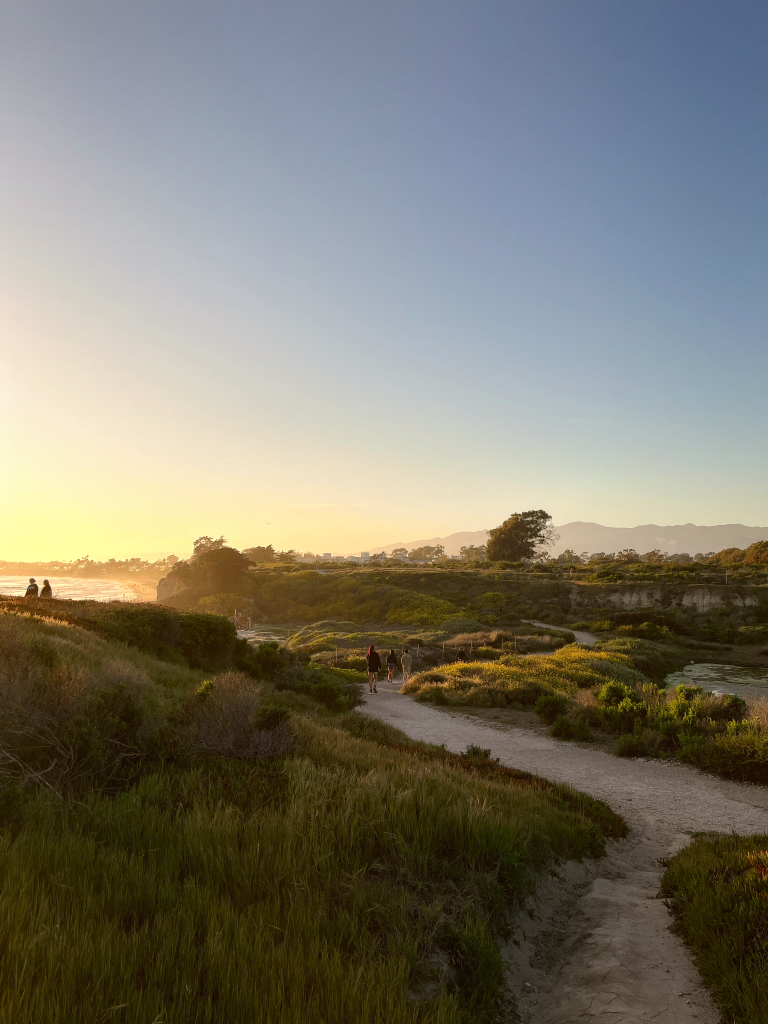
#> input picture outputs/output.png, 1536 x 2048 px (shown at 1/2 size)
$ python lookalign_mvp.py --source ../outputs/output.png --reference ../outputs/output.png --output out.png   (older library calls are emulated)
#> lines starting #> are read from the running program, lines starting #| are printed output that depends on the picture
#!/usr/bin/env python3
"""LookAlign MVP: deterministic low-frequency look transfer from reference to source."""

from __future__ import annotations

import argparse
import json
import math
import os
from datetime import datetime
from pathlib import Path
from typing import Any, Dict, List, Optional, Tuple

import numpy as np
from PIL import Image, ImageOps

try:
    import cv2  # type: ignore
except Exception:  # pragma: no cover - exercised only when OpenCV is absent.
    cv2 = None

try:
    from scipy import ndimage
except Exception:  # pragma: no cover - SciPy is expected in the local MVP env.
    ndimage = None

try:
    import torch  # type: ignore
except Exception:  # pragma: no cover - PyTorch is optional for legacy fallback.
    torch = None


EPS = 1e-6
LUMA = np.array([0.2126, 0.7152, 0.0722], dtype=np.float32)


def finite01(arr: np.ndarray) -> np.ndarray:
    arr = np.nan_to_num(arr, nan=0.0, posinf=1.0, neginf=0.0)
    return np.clip(arr, 0.0, 1.0).astype(np.float32, copy=False)


def load_rgb(path: str) -> np.ndarray:
#> called with path = '../outputs/output.png'
    img = Image.open(path)
#> img is the input picture: PIL image 1536x2048 RGB; mean R, G, B 123, 120.2, 108
    img = ImageOps.exif_transpose(img)
    if img.mode in ("RGBA", "LA") or (img.mode == "P" and "transparency" in img.info):
        rgba = img.convert("RGBA")
        bg = Image.new("RGBA", rgba.size, (255, 255, 255, 255))
        img = Image.alpha_composite(bg, rgba).convert("RGB")
    else:
        img = img.convert("RGB")
    arr = np.asarray(img, dtype=np.float32) / 255.0
    if not np.isfinite(arr).all():
        raise ValueError(f"Image contains non-finite values after loading: {path}")
    return finite01(arr)


# [18 lines left out: functions save_rgb, save_gray, not called in this run]


def luminance(rgb: np.ndarray) -> np.ndarray:
    return np.tensordot(rgb[..., :3], LUMA, axes=([-1], [0])).astype(np.float32)
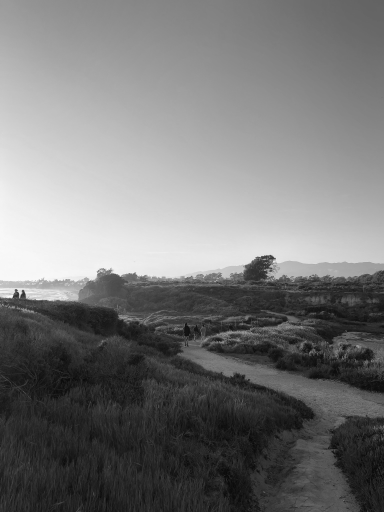
#> returned value: shape (2048, 1536) float32 (shown at 1/4 size); min 0.0246, max 0.993, mean 0.47


def resize_long_edge(gray: np.ndarray, max_edge: int = 900) -> Tuple[np.ndarray, float]:
#> called with max_edge = 900
    h, w = gray.shape[:2]
    scale = min(1.0, float(max_edge) / float(max(h, w)))
    if scale >= 0.999:
        return gray.astype(np.float32, copy=False), 1.0
    new_w = max(1, int(round(w * scale)))
    new_h = max(1, int(round(h * scale)))
    if cv2 is not None:
        out = cv2.resize(gray, (new_w, new_h), interpolation=cv2.INTER_AREA)
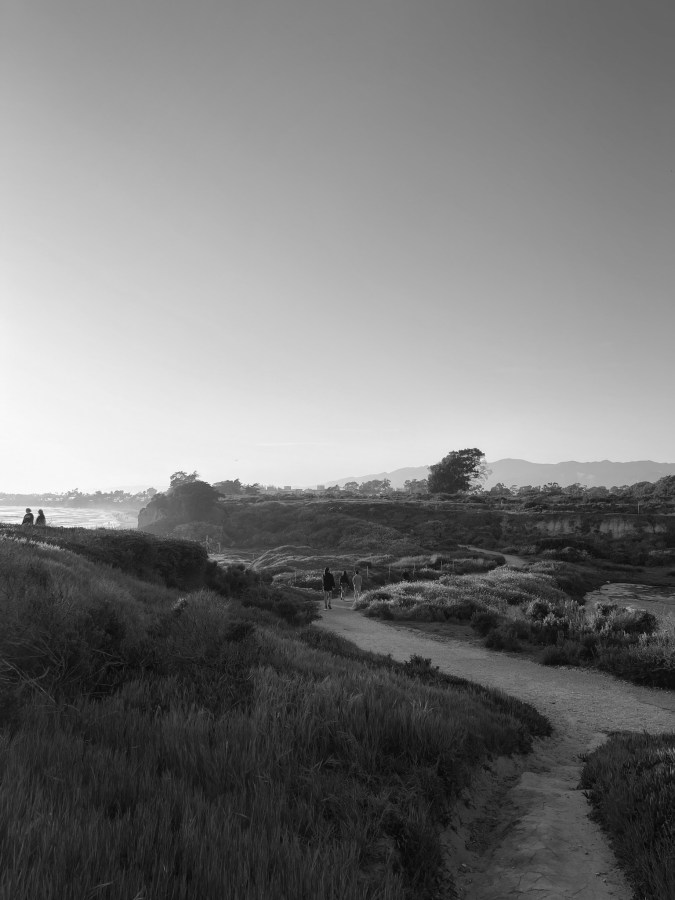
#> out: shape (900, 675) float32; min 0.0336, max 0.985, mean 0.47
    else:
        out = np.asarray(Image.fromarray((gray * 255).astype(np.uint8)).resize((new_w, new_h), Image.Resampling.BILINEAR), dtype=np.float32) / 255.0
    return out.astype(np.float32), scale


def gaussian_blur(arr: np.ndarray, sigma: float) -> np.ndarray:
    if sigma <= 0:
        return arr.astype(np.float32, copy=True)
    if cv2 is not None:
        if arr.ndim == 2:
            return cv2.GaussianBlur(arr.astype(np.float32), (0, 0), sigmaX=sigma, sigmaY=sigma, borderType=cv2.BORDER_REFLECT101)
        channels = [
            cv2.GaussianBlur(arr[..., c].astype(np.float32), (0, 0), sigmaX=sigma, sigmaY=sigma, borderType=cv2.BORDER_REFLECT101)
            for c in range(arr.shape[-1])
        ]
        return np.stack(channels, axis=-1).astype(np.float32)
    if ndimage is None:
        raise RuntimeError("Gaussian blur requires OpenCV or SciPy.")
    if arr.ndim == 2:
        return ndimage.gaussian_filter(arr.astype(np.float32), sigma=sigma, mode="reflect")
    return np.stack(
        [ndimage.gaussian_filter(arr[..., c].astype(np.float32), sigma=sigma, mode="reflect") for c in range(arr.shape[-1])],
        axis=-1,
    ).astype(np.float32)


def mask_aware_blur(img: np.ndarray, mask: np.ndarray, sigma: float) -> np.ndarray:
    mask = mask.astype(np.float32)
    den = gaussian_blur(mask, sigma)
    if img.ndim == 2:
        num = gaussian_blur(img.astype(np.float32) * mask, sigma)
        return (num / np.maximum(den, EPS)).astype(np.float32)
    num = gaussian_blur(img.astype(np.float32) * mask[..., None], sigma)
    return (num / np.maximum(den[..., None], EPS)).astype(np.float32)


# [16 lines left out: functions sobel_xy, laplacian, not called in this run]


def transform_corners(w: int, h: int, matrix: np.ndarray) -> np.ndarray:
    pts = np.array([[0.0, 0.0], [w, 0.0], [w, h], [0.0, h]], dtype=np.float32)
    homo = np.concatenate([pts, np.ones((4, 1), dtype=np.float32)], axis=1)
    return homo @ matrix.T


def rect_intersection_area(a_min: np.ndarray, a_max: np.ndarray, b_min: np.ndarray, b_max: np.ndarray) -> float:
    wh = np.maximum(0.0, np.minimum(a_max, b_max) - np.maximum(a_min, b_min))
    return float(wh[0] * wh[1])


def similarity_scale_rotation(matrix: np.ndarray) -> Tuple[float, float]:
    a, b = float(matrix[0, 0]), float(matrix[0, 1])
    c, d = float(matrix[1, 0]), float(matrix[1, 1])
    sx = math.sqrt(a * a + c * c)
    sy = math.sqrt(b * b + d * d)
    scale = 0.5 * (sx + sy)
    rotation = math.degrees(math.atan2(c, a))
    return scale, rotation


def validate_transform(
    matrix: np.ndarray,
    ref_shape: Tuple[int, int, int],
    src_shape: Tuple[int, int, int],
    scale_min: float,
    scale_max: float,
    min_overlap: float = 0.05,
) -> Tuple[bool, str, float]:
    scale, rotation = similarity_scale_rotation(matrix)
    if not np.isfinite(matrix).all():
        return False, "non-finite alignment transform", 0.0
    if scale < scale_min or scale > scale_max:
        return False, f"alignment scale {scale:.3f} outside [{scale_min:.3f}, {scale_max:.3f}]", 0.0
    if abs(rotation) > 60.0:
        return False, f"alignment rotation {rotation:.1f} degrees is too large", 0.0
    hs, ws = src_shape[:2]
    hr, wr = ref_shape[:2]
    corners = transform_corners(wr, hr, matrix)
    r_min = corners.min(axis=0)
    r_max = corners.max(axis=0)
    area = rect_intersection_area(r_min, r_max, np.array([0.0, 0.0]), np.array([float(ws), float(hs)]))
    overlap_ratio = area / max(1.0, float(ws * hs))
    if overlap_ratio < min_overlap:
        return False, f"alignment overlap ratio {overlap_ratio:.3f} is too small", overlap_ratio
    return True, "", overlap_ratio


# [13 lines left out: functions center_transform, scale_fit_transform, not called in this run]


def estimate_feature_alignment(
    src: np.ndarray,
    ref: np.ndarray,
    scale_min: float,
    scale_max: float,
    warnings: List[str],
) -> Optional[Tuple[np.ndarray, float, Dict[str, Any]]]:
    if cv2 is None:
        warnings.append("OpenCV unavailable; feature alignment skipped.")
        return None

    src_l = luminance(src)
    ref_l = luminance(ref)
    src_small, src_factor = resize_long_edge(src_l, 900)
#> src_factor = 0.439
    ref_small, ref_factor = resize_long_edge(ref_l, 900)
#> (the rest of the program and of its run is left out)
